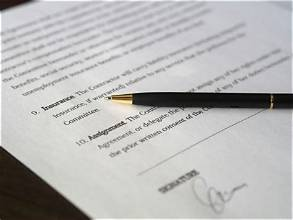
#> input picture Day30/dataset/documents/document1.jpg, 293 x 220 px; its folder holds only this picture in this run
$ python segmentation.py
#> lines starting #> are read from the running program, lines starting #| are printed output that depends on the picture; after the words box and inside, x2 and y2 are one past the last pixel; in counts of white or black regions, pixels touching at a corner belong together

import cv2
import os
import matplotlib.pyplot as plt

# Get the main Day30 project folder
BASE_DIR = os.path.dirname(os.path.dirname(os.path.abspath(__file__)))

# Dataset and output folders
DATASET_DIR = os.path.join(BASE_DIR, "dataset")
OUTPUT_DIR = os.path.join(BASE_DIR, "outputs")

# Create output folders if they do not exist
methods = ["binary", "adaptive", "otsu", "comparison"]

for method in methods:
    os.makedirs(os.path.join(OUTPUT_DIR, method), exist_ok=True)

def process_image(image_path, category):
    # Read original image
#> called with image_path = 'Day30/dataset/documents/document1.jpg', category = 'documents'
    image = cv2.imread(image_path)
#> image is the input picture: shape (220, 293, 3); mean B, G, R 182.8, 183.4, 183.9

    if image is None:
        print("Error: Image could not be loaded:", image_path)
        return

    # Convert image into grayscale
    gray = cv2.cvtColor(image, cv2.COLOR_BGR2GRAY)

    # 1. Binary Thresholding
    _, binary = cv2.threshold(
        gray, 127, 255, cv2.THRESH_BINARY
    )
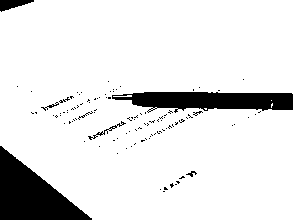
#> binary: shape (220, 293); 89.3% white; 108 black regions (100 under 20 px), largest, box (x1, y1, x2, y2) and area: (0, 146, 92, 220) 3511, (112, 92, 293, 113) 2677, (0, 0, 34, 12) 233

    # 2. Adaptive Thresholding
    adaptive = cv2.adaptiveThreshold(
        gray,
        255,
        cv2.ADAPTIVE_THRESH_GAUSSIAN_C,
        cv2.THRESH_BINARY,
        11,
        2
    )
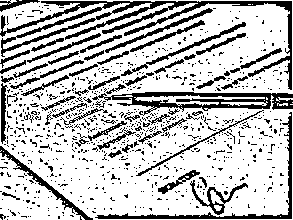
#> adaptive: shape (220, 293); 74.7% white; 836 black regions (769 under 20 px), largest, box (x1, y1, x2, y2) and area: (0, 1, 292, 90) 3532, (92, 92, 293, 116) 1907, (95, 112, 292, 219) 1111

    # 3. Otsu Thresholding
    otsu_value, otsu = cv2.threshold(
        gray,
        0,
        255,
        cv2.THRESH_BINARY + cv2.THRESH_OTSU
    )
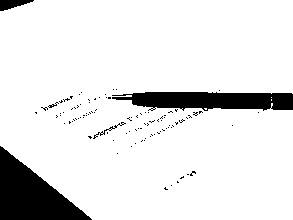
#> otsu: shape (220, 293); 89.6% white; 101 black regions (96 under 20 px), largest, box (x1, y1, x2, y2) and area: (0, 146, 92, 220) 3496, (112, 92, 293, 111) 2632, (0, 0, 34, 11) 223, (93, 122, 126, 139) 66, (48, 102, 59, 108) 22
#> otsu_value = 117

    # Get image filename
    filename = os.path.splitext(os.path.basename(image_path))[0]

    # Save grayscale image
    cv2.imwrite(
        os.path.join(OUTPUT_DIR, "comparison", filename + "_gray.jpg"),
        gray
    )

    # Save Binary output
    cv2.imwrite(
        os.path.join(OUTPUT_DIR, "binary", filename + "_binary.jpg"),
        binary
    )

    # Save Adaptive output
    cv2.imwrite(
        os.path.join(OUTPUT_DIR, "adaptive", filename + "_adaptive.jpg"),
        adaptive
    )

    # Save Otsu output
    cv2.imwrite(
        os.path.join(OUTPUT_DIR, "otsu", filename + "_otsu.jpg"),
        otsu
    )

    # Compare all methods in one figure
    plt.figure(figsize=(12, 5))

    plt.subplot(1, 3, 1)
    plt.imshow(binary, cmap="gray")
    plt.title("Binary Thresholding")
    plt.axis("off")

    plt.subplot(1, 3, 2)
    plt.imshow(adaptive, cmap="gray")
    plt.title("Adaptive Thresholding")
    plt.axis("off")

    plt.subplot(1, 3, 3)
    plt.imshow(otsu, cmap="gray")
    plt.title("Otsu Thresholding")
    plt.axis("off")

    plt.tight_layout()

    comparison_path = os.path.join(
        OUTPUT_DIR, "comparison", filename + "_comparison.png"
    )

    plt.savefig(comparison_path)
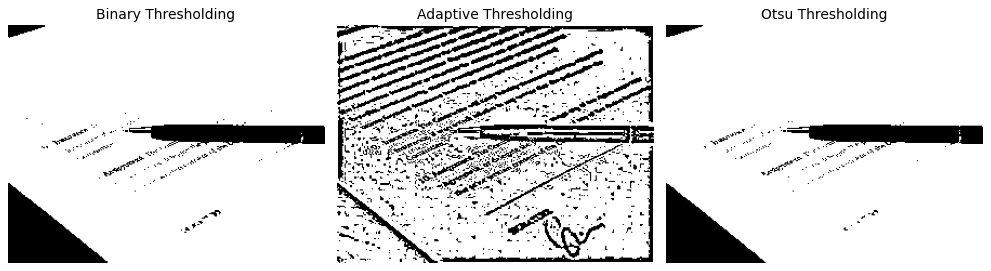
#> figure drawn by matplotlib, 3 panels
    plt.close()

    print("Processed:", filename)
    print("Otsu threshold value:", otsu_value)
#| Otsu threshold value: 117.0

def main():
    print("IMAGE SEGMENTATION PROJECT")
    print("--------------------------")

    total_images = 0

    # Process images from all dataset categories
    for category in os.listdir(DATASET_DIR):

        category_path = os.path.join(DATASET_DIR, category)

        if not os.path.isdir(category_path):
            continue

        for filename in os.listdir(category_path):

            if filename.lower().endswith((".jpg", ".jpeg", ".png")):

                image_path = os.path.join(category_path, filename)

                process_image(image_path, category)
                total_images += 1
#> pass 2 of the loop in main, `for category in os.listdir(DATASET_DIR):`:
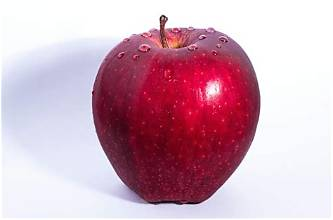
#> input picture Day30/dataset/objects/apple.jpg, 333 x 220 px
#> in process_image, image is the input picture: shape (220, 333, 3); mean B, G, R 187.7, 172.2, 208.2
#> gray: shape (220, 333)
#> in process_image (call 2), `_, binary = cv2.threshold( gray, 127, 255, cv2.THRESH_BINARY )`:
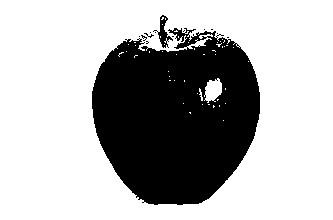
#> binary: shape (220, 333); 69.4% white; 14 black regions (12 under 20 px), largest, box (x1, y1, x2, y2) and area: (92, 28, 260, 205) 22165, (153, 15, 173, 48) 208
#> adaptive: shape (220, 333); 82% white; black in thin lines or dots
#> in process_image (call 2), `otsu_value, otsu = cv2.threshold( gray, 0, 255, cv2.THRESH_BINARY + cv..`:
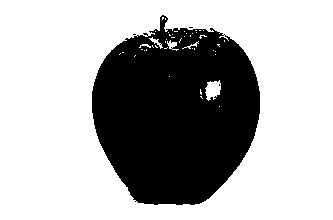
#> otsu: shape (220, 333); 68.1% white; 4 black regions (3 under 20 px), largest, box (x1, y1, x2, y2) and area: (92, 15, 260, 205) 23346
#> otsu_value = 152
#| Otsu threshold value: 152.0

    print("\nProcessing completed!")
    print("Total images processed:", total_images)
    print("Results saved inside outputs folder.")

if __name__ == "__main__":
    main()
